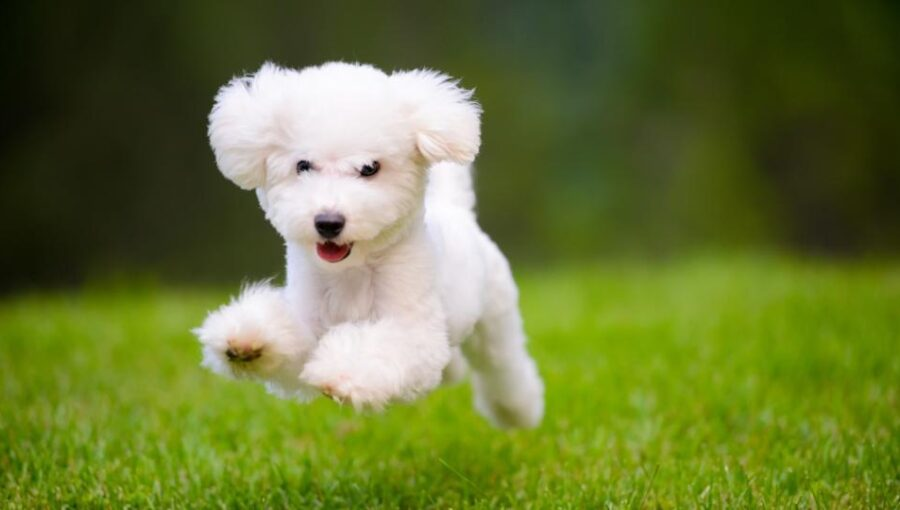
#> input picture Op1/Images/Dog1.jpg, 900 x 510 px
$ python threshold.py
#> lines starting #> are read from the running program, lines starting #| are printed output that depends on the picture; after the words box and inside, x2 and y2 are one past the last pixel; in counts of white or black regions, pixels touching at a corner belong together
import cv2 as cv

img = cv.imread('Images/Dog1.jpg')
#> img is the input picture: shape (510, 900, 3); mean B, G, R 53.4, 117.8, 104.5
cv.imshow('Given image',img)

gray = cv.cvtColor(img,cv.COLOR_BGR2GRAY)
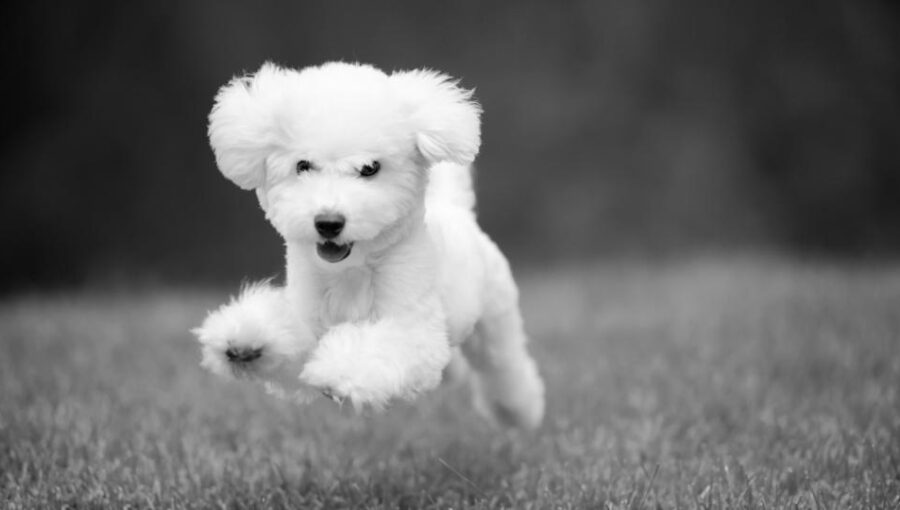
#> gray: shape (510, 900); min 1, max 255, mean 106.5
cv.imshow('GrayScale',gray)

'''
The threshold function returns two values
    - threshold -> the threshold value we specify
    - thresh -> the image after carrying out the necessary conversions
'''
threshold,thresh = cv.threshold(gray,150,255,cv.THRESH_BINARY)
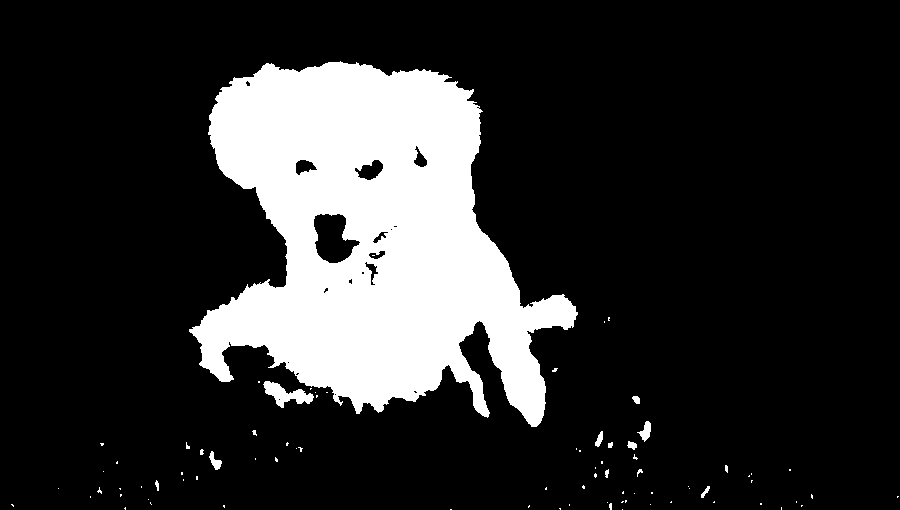
#> thresh: shape (510, 900); 18% white; 82 white regions (69 under 20 px), largest, box (x1, y1, x2, y2) and area: (189, 61, 578, 427) 81249, (263, 381, 314, 408) 617, (637, 421, 651, 442) 148
cv.imshow('Binary',thresh)

cv.waitKey(0)

$ run again, with Op1/Images/Dog2.jpg copied over Op1/Images/Dog1.jpg
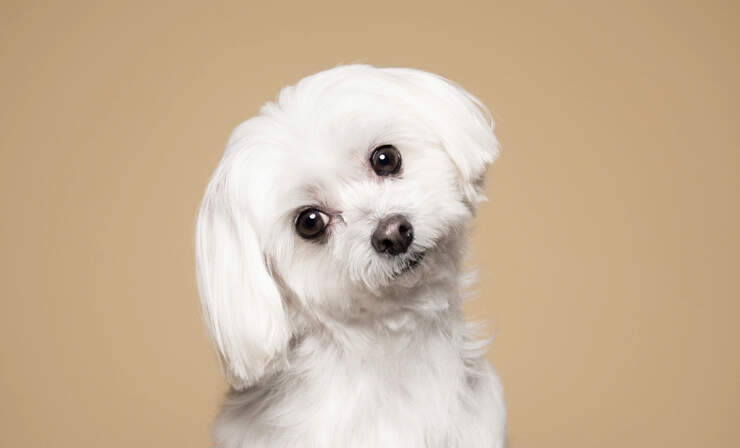
#> input picture Op1/Images/Dog2.jpg, 740 x 448 px
#> img is the input picture: shape (448, 740, 3); mean B, G, R 152, 178.8, 201.3
#> `gray = cv.cvtColor(img,cv.COLOR_BGR2GRAY)`:
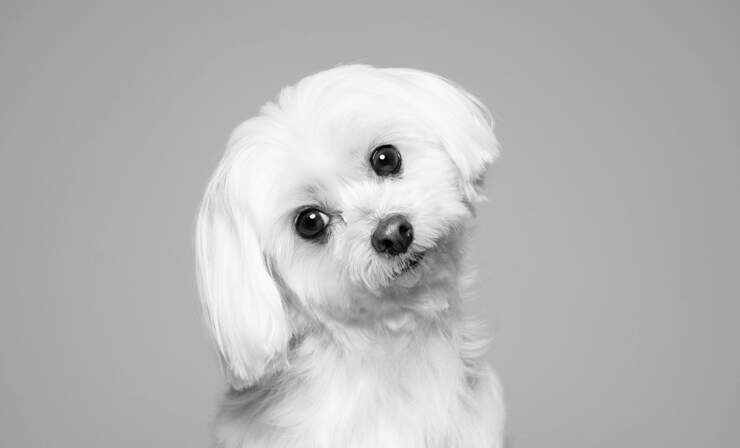
#> gray: shape (448, 740); min 0, max 255, mean 182.6
#> `threshold,thresh = cv.threshold(gray,150,255,cv.THRESH_BINARY)`:
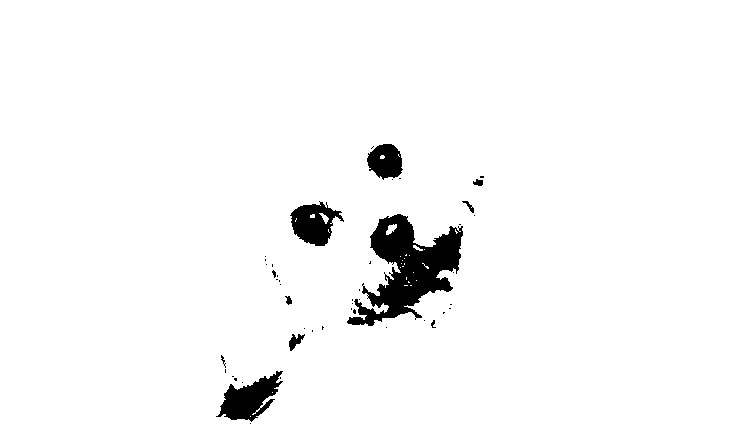
#> thresh: shape (448, 740); 96.9% white; 47 black regions (37 under 20 px), largest, box (x1, y1, x2, y2) and area: (347, 214, 463, 326) 5880, (216, 371, 283, 422) 1680, (290, 201, 344, 246) 1405

$ run again, with Op1/Images/Stadium1.jpg copied over Op1/Images/Dog1.jpg
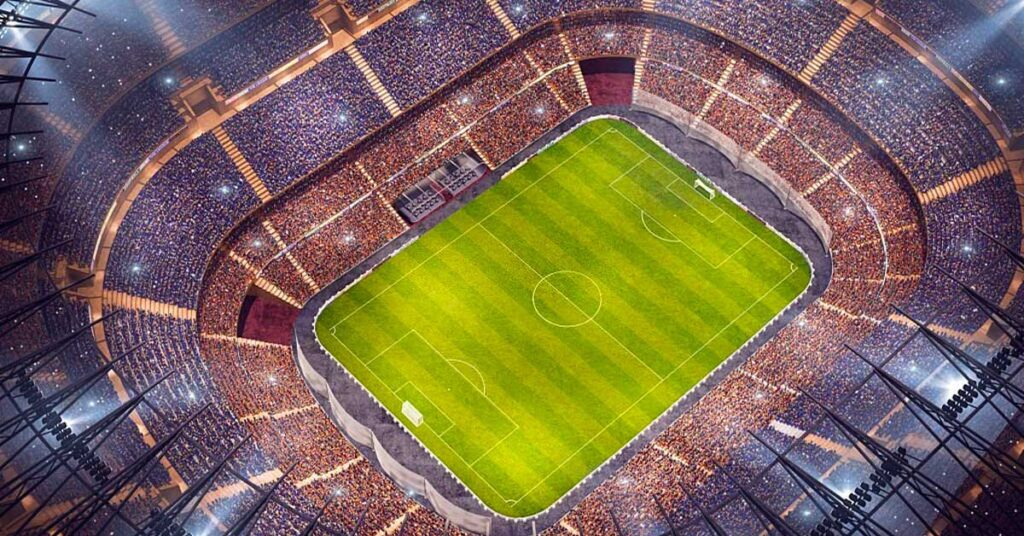
#> input picture Op1/Images/Stadium1.jpg, 1024 x 536 px
#> img is the input picture: shape (536, 1024, 3); mean B, G, R 84.3, 103.9, 120
#> `gray = cv.cvtColor(img,cv.COLOR_BGR2GRAY)`:
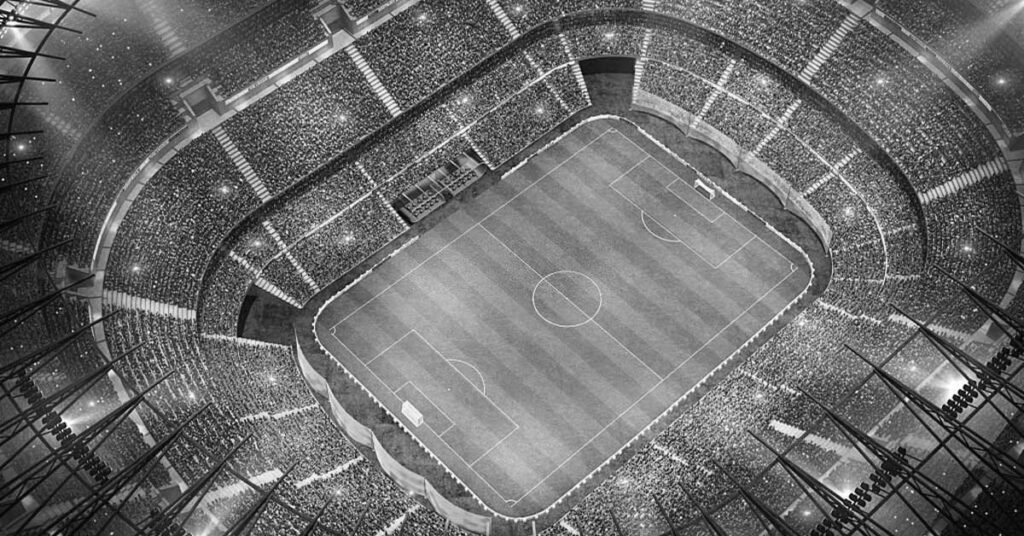
#> gray: shape (536, 1024); min 2, max 255, mean 106.5
#> `threshold,thresh = cv.threshold(gray,150,255,cv.THRESH_BINARY)`:
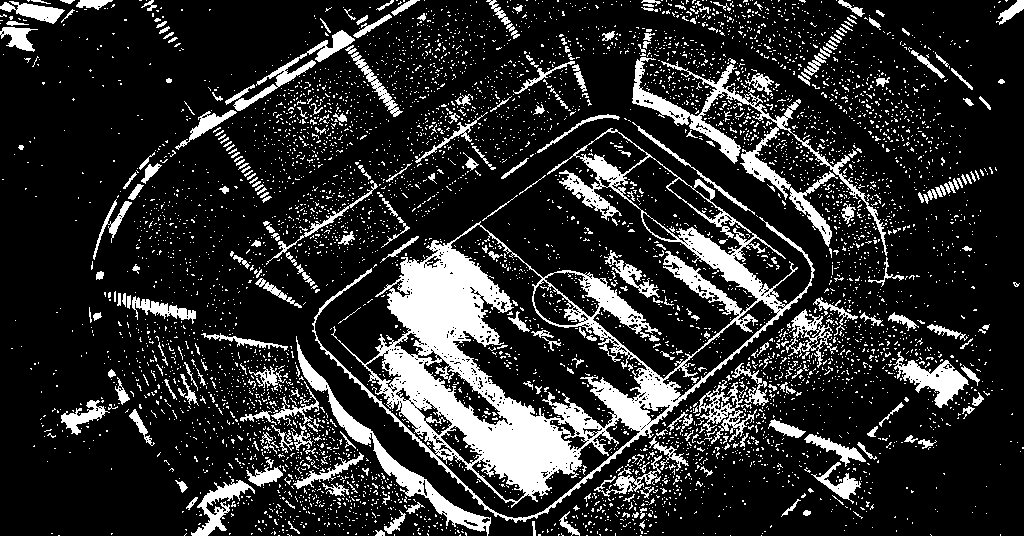
#> thresh: shape (536, 1024); 17.5% white; 5798 white regions (5492 under 20 px), largest, box (x1, y1, x2, y2) and area: (312, 128, 815, 523) 37693, (632, 57, 888, 256) 5496, (296, 336, 491, 536) 3378
